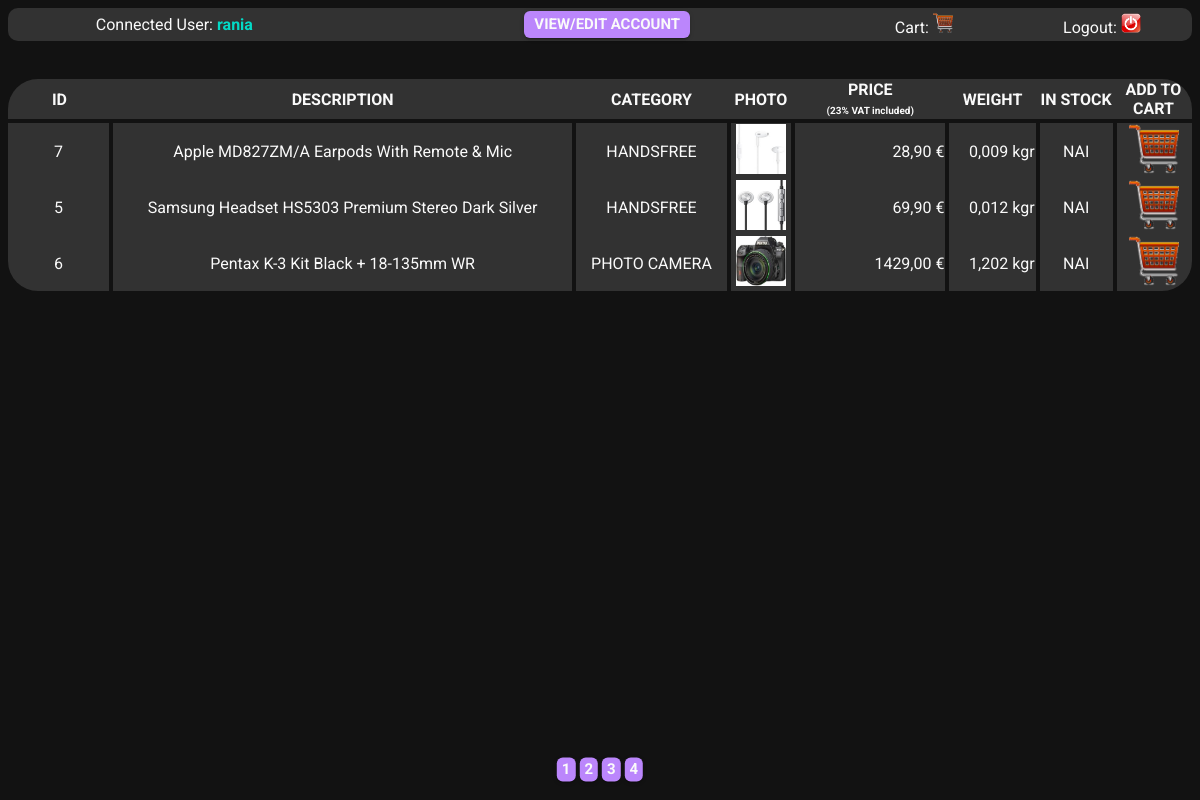
Page /menu.php (signed in) on the committed database.
### tables this page shows
CREATE TABLE `PRODUCTS` (
  `P_ID` int(11) NOT NULL,
  `P_NAME` varchar(100) NOT NULL,
  `P_DESCR` varchar(100) NOT NULL,
  `P_IMGPTH` varchar(100) NOT NULL,
  `P_VALUE` double NOT NULL,
  `P_VAT` double NOT NULL,
  `P_WEI` float NOT NULL,
  `P_QNT` smallint(6) NOT NULL DEFAULT '1',
  UNIQUE KEY `P_ID` (`P_ID`)
);

### menu.php (the view, shortened to what this page needs)
<?php
$spcf_pg = isset($_GET['pg']) ? intval($_GET['pg']) : 1;
include_once "dbconn.php";
$table = "PRODUCTS";
$cols = "*";
$sel = "SELECT $cols FROM $table ORDER BY P_DESCR";
$tbl_q = mysqli_query($link, $sel);
$r2pg = 3;
$all_recs = mysqli_num_rows($tbl_q);
$pg_num = (int)($all_recs / $r2pg);
if ($pg_num * $r2pg < $all_recs) {
    $pg_num = $pg_num + 1;
}
$firsti = ($spcf_pg * $r2pg) - $r2pg;
if ($spcf_pg == $pg_num) {
    $lasti = $all_recs;
} else {
    $lasti = $spcf_pg * $r2pg;
}
?>
<!DOCTYPE html>
<html>
<head>
    <link rel="stylesheet" type="text/css" href="style.css"/>
</head>
<body>
<table id="bara">
    <tr>
        <td width="28%">Connected User: <strong style="color: #03DAC6"><?= $_SESSION['uname']; ?></strong></td>
        <td width="42%"><a href="myaccount.php" class="myaccount_btn effect">View/Edit Account</a></td>
        <td width="15%">Cart: <a href="basket.php"><img src="./images/basket.gif"
                                                                 style="width:20px; height:20px"/></a></td>
        <td width="15%">Logout: <a href="logout.php"><img src="./images/logout.png"
                                                              style="width:20px; height:20px"/></a></td>
    </tr>
</table>
<br>
<br>
<table id="lista" align="center">
    <thead>
    <tr>
        <td width="8%">ID</td>
        <td width="36%">DESCRIPTION</td>
        <td width="12%">CATEGORY</td>
        <td width="5%">PHOTO</td>
        <td width="12%">PRICE</br><font size="1"> (23% VAT included)</font></td>
        <td width="7%">WEIGHT</td>
        <td width="6%">IN STOCK</td>
        <td width="6%">ADD TO CART</td>
    </tr>
    </thead>
    <tbody>
    <?php
    for ($i = $firsti; $i <= ($lasti - 1); $i++) {
        if (mysqli_data_seek($tbl_q, $i)) {
            $tbl_row = mysqli_fetch_row($tbl_q);
        }
        if ($tbl_row[7] > 0) {
            $tabela = "NAI";
            $agora = "<a href='bskt_add.php?pid=" . $tbl_row[0] . "&pg=" . $spcf_pg . "'><img src='./images/basket.gif' style='width:50px; height:50px' /></a>";
        } else {
            $tabela = "OXI";
            $agora = "<img src='./images/basket.gif' style='width:50px; height:50px;-webkit-filter:grayscale(100%);-moz-filter:grayscale(100%);filter:grayscale(100%);' />";
        }
        ?>
        <tr>
            <td><?= $tbl_row[0] ?></td>
            <td><?= $tbl_row[1] ?></td>
            <td><?= $tbl_row[2] ?></td>
            <td><img src="<?= $tbl_row[3] ?>" style="width:50px; height:50px"/></td>
            <td style="text-align:right"><?= number_format($tbl_row[4] + $tbl_row[5], 2, ',', '') ?> €</td>
            <td style="text-align:right"><?= number_format($tbl_row[6], 3, ',', '') ?> kgr</td>
            <td><? echo $tabela; ?></td>
            <td><? echo $agora; ?></td>
        </tr>
        <?php
    }
    ?>
    </tbody>
</table>
<table align="center" class="pages">
    <tr>
        <?php
        for ($i = 0; $i < $pg_num; $i++) { ?>
            <td><a class="page_number effect" href="menu.php?pg=<?= ($i + 1) ?>"><?= ($i + 1) ?></a></td>
            <?php
        }
        ?>
    </tr>
</table>
</body>
</html>

### style.css (style rules this page uses)
body { background-color: #121212; font-family: 'Roboto', sans-serif; }
.myaccount_btn { border: none; margin-left: 40px; display: inline-block; text-transform: uppercase; text-decoration: none; text-align: center; height:20px; font-weight: bold; font-size: 15px; color: #FAFAFA; background-color: #bb86fc; cursor: pointer; border-radius: 6px; box-shadow: 0 3px 1px -2px rgba(0, 0, 0, 0.2), 0 2px 2px 0 rgba(0, 0, 0, 0.14), 0 1px 5px 0 rgba(0, 0, 0, 0.12); padding: 3.5px 10px 3.5px 10px; transition: background-color 0.5s cubic-bezier(.25,.8,.25,1), box-shadow 0.3s; }
.pages { position: fixed; top: 98%; left: 50%; transform: translate(-50%, -98%); }
.page_number { border: none; display: inline-block; text-transform: uppercase; text-decoration: none; text-align: center; height:20px; font-weight: bold; font-size: 15px; color: #FAFAFA; background-color: #bb86fc; cursor: pointer; border-radius: 6px; box-shadow: 0 3px 1px -2px rgba(0, 0, 0, 0.2), 0 2px 2px 0 rgba(0, 0, 0, 0.14), 0 1px 5px 0 rgba(0, 0, 0, 0.12); padding: 2px 5px 2px 5px; transition: background-color 0.5s cubic-bezier(.25,.8,.25,1), box-shadow 0.3s; }
#bara { background-color: #323232; color: #FAFAFA; text-align: center; width: 100%; border-radius: 10px; #font-family: sans-serif; }
#lista { background-color: #323232; border-radius: 30px; color: #FAFAFA; border-spacing: 0px 0px; text-align: center; width: 100%; }
#lista tbody tr td { border-color: #121212; border-style: solid; border-width: 0px 2px 0px 2px; margin-top: 0px; }
#lista tbody tr td:first-child { border-width: 0px 2px 0px 0px; }
#lista tbody tr td:last-child { border-width: 0px 0px 0px 2px; }
#lista thead { background-color: transparent; color: #fafafa; border-color: yellow; border-style: solid; border-width: 10px 10px 10px 10px; font-weight: bold; text-align: center; }
#lista thead tr td { border-color: #121212; border-style: solid; border-width: 0px 0px 4px 0px; }

### rows in the picture
products: P_ID "7", P_NAME "Apple MD827ZM/A Earpods With Remote & Mic", P_DESCR "HANDSFREE", P_IMGPTH (picture), $tbl_row[4] + $tbl_row[5] "28,90", P_WEI "0,009", P_QNT "NAI"
products: P_ID "5", P_NAME "Samsung Headset HS5303 Premium Stereo Dark Silver", P_DESCR "HANDSFREE", P_IMGPTH (picture), $tbl_row[4] + $tbl_row[5] "69,90", P_WEI "0,012", P_QNT "NAI"
products: P_ID "6", P_NAME "Pentax K-3 Kit Black + 18-135mm WR", P_DESCR "PHOTO CAMERA", P_IMGPTH (picture), $tbl_row[4] + $tbl_row[5] "1429,00", P_WEI "1,202", P_QNT "NAI"

### other values in the picture
$_SESSION['uname'] "rania"
